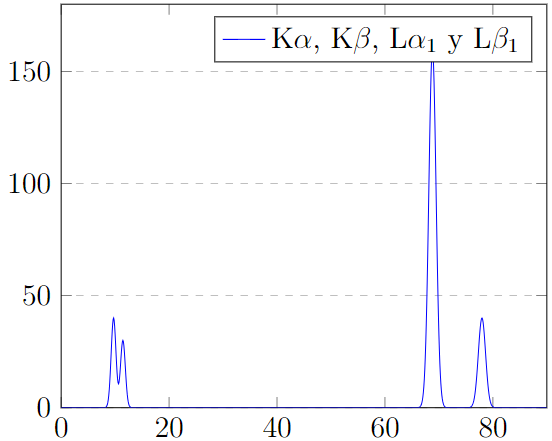
#> input picture Taller 3/data/10_spectrum.png, 552 x 441 px
$ jupyter execute punto10.ipynb
#> lines starting #> are read from the running program, lines starting #| are printed output that depends on the picture
# Core Level Spectroscopy
## Taller 3 Punto 10

### (a)

[cell 1]
import skimage.io as io
import matplotlib.pyplot as plt

img = io.imread('data/10_spectrum.png')
#> img is the input picture: shape (441, 552, 4); mean R, G, B, A 248.7, 248.7, 250.2, 255
img.shape
#> Out = (441, 552, 4)

El ancho de la imagen original es 552 pixeles

[cell 2]
plt.imshow(img)
plt.show()

Se recorta para que quede en el rango [0, 80], quedando con un ancho de 434 pixeles:

[cell 3]
# recorte hasta desde 0 hasta 80
img = img[:, 59:493, :]
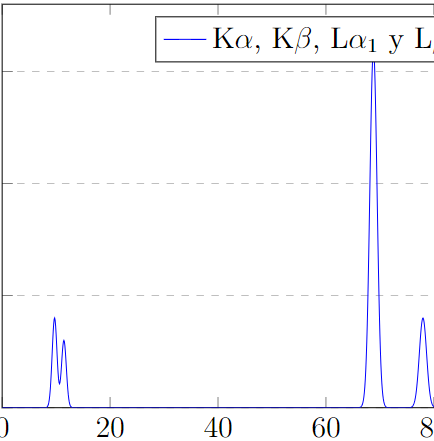
#> img: shape (441, 434, 4); mean R, G, B, A 249, 249, 250.8, 255
print(img.shape)
#| (441, 434, 4)
plt.imshow(img)
plt.show()

[cell 4]
ancho_pixeles = img.shape[1]
#> ancho_pixeles = 434
ancho_energias = 80

#### Prueba de los valores de las líneas de emisión de **Au**

Tomamos los valores de energía de las líneas del oro de la tabla del Lawrence Berkeley National Laboratory:

[cell 5]
# de la tabla obtenemos los valores de energías
L_alpha_1_Au = 9.7133

L_beta_1_Au = 11.4423

K_alpha_1_Au = 68.8037

K_beta_1_Au = 77.984

# convertimos las energias a las posiciones en el grafico
x1 = L_alpha_1_Au * ancho_pixeles / ancho_energias
#> x1 = 52.69

x2 = L_beta_1_Au * ancho_pixeles / ancho_energias
#> x2 = 62.07

x3 = K_alpha_1_Au * ancho_pixeles / ancho_energias
#> x3 = 373.3

x4 = K_beta_1_Au * ancho_pixeles / ancho_energias
#> x4 = 423.1

[cell 6]
plt.imshow(img)
plt.title('Líneas de emisión del Au')
plt.axvline(x1, color='red', linestyle='--', label=r"$L\alpha_1$")
plt.axvline(x2, color='maroon', linestyle='--', label=r"$L\beta_1$")
plt.axvline(x3, color='lime', linestyle='--', label=r"$K\alpha_1$")
plt.axvline(x4, color='darkgreen', linestyle='--', label=r"$K\beta_1$")
plt.legend(loc='upper left')
plt.axis('off')
plt.show()
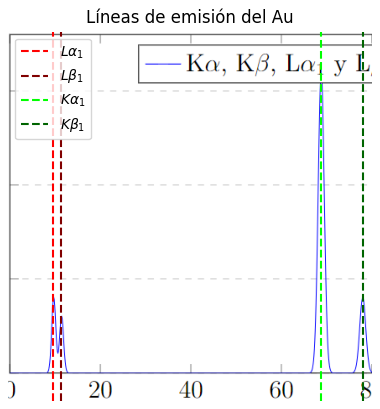
#> figure drawn by matplotlib, 1 panel

Encontramos que los valores de líneas de emisión del oro (Au) de la tabla son los que mejor coinciden con los picos del espectro dado, por lo que logramos identificar que el elemento desconocido es Au. Logramos interpretar las energías de los picos en un espectro de rayos X en términos de las transiciones electrónicas específicas del oro. Cada pico corresponde a una transición donde un electrón cae a una capa más interna, liberando un fotón con una energía característica. El pico Kα1 se produce cuando un electrón del nivel L (n=2) llena una vacante en el nivel K (n=1). El pico Kβ1 resulta de una transición de un electrón del nivel M (n=3) al nivel K. Los picos Lα1 y Lβ1 corresponden a las transiciones de electrones a la capa L desde los niveles M y N, respectivamente. Las energías específicas de estos picos son dictadas por la estructura electrónica única del oro, con el pico Kα1 alrededor de 68 keV y el Kβ1 cerca de 78 keV, reflejando las diferencias de energía entre los niveles de electrones involucrados. Estas energías nos permiten identificar la presencia de oro debido a su patrón distintivo de emisión de rayos X.

### (b)

Revisamos las relaciones de intensidades entre los picos:

[cell 7]
img = io.imread('data/10_spectrum.png')
print(img.shape)
#| (441, 552, 4)
plt.imshow(img)
plt.show()

En este caso, se acotan las intensidades entre 0 y 150:

[cell 8]
img = img[69:408, :, :]
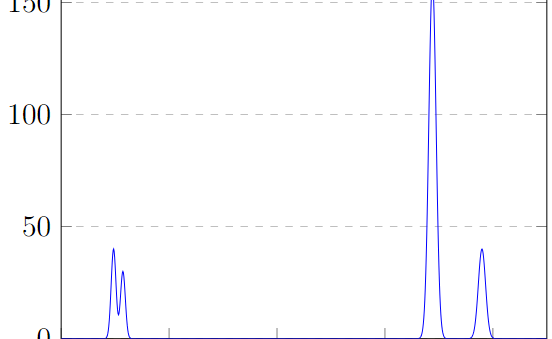
#> img: shape (339, 552, 4); mean R, G, B, A 251, 251, 252.8, 255
print(img.shape)
#| (339, 552, 4)
plt.imshow(img)
plt.show()

[cell 9]
alto_pixeles = img.shape[0]
#> alto_pixeles = 339
alto_counts = 150

[cell 10]
intensidad_L_alpha_1_Au = 40
y1 = (alto_counts-intensidad_L_alpha_1_Au-1) * alto_pixeles / alto_counts
#> y1 = 246.3

intensidad_L_beta_1_Au = 30
y2 = (alto_counts-intensidad_L_beta_1_Au) * alto_pixeles / alto_counts
#> y2 = 271.2

intensidad_K_alpha_1_Au = 155
y3 = (alto_counts-intensidad_K_alpha_1_Au) * alto_pixeles / alto_counts
#> y3 = -11.3

intensidad_K_beta_1_Au = 40
y4 = (alto_counts-intensidad_K_beta_1_Au+1) * alto_pixeles / alto_counts
#> y4 = 250.9

[cell 11]
plt.imshow(img)
plt.title('Intensidades observadas de picos del Au')
plt.axhline(y1, color='red', linestyle='--', label=r"$L\alpha_1$")
plt.axhline(y2, color='maroon', linestyle='--', label=r"$L\beta_1$")
plt.axhline(y3, color='lime', linestyle='--', label=r"$K\alpha_1$")
plt.axhline(y4, color='darkgreen', linestyle='--', label=r"$K\beta_1$")
plt.legend(loc='upper center')
plt.axis('off')
plt.show()
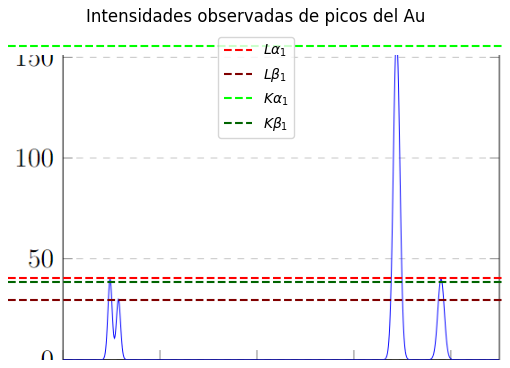
#> figure drawn by matplotlib, 1 panel
